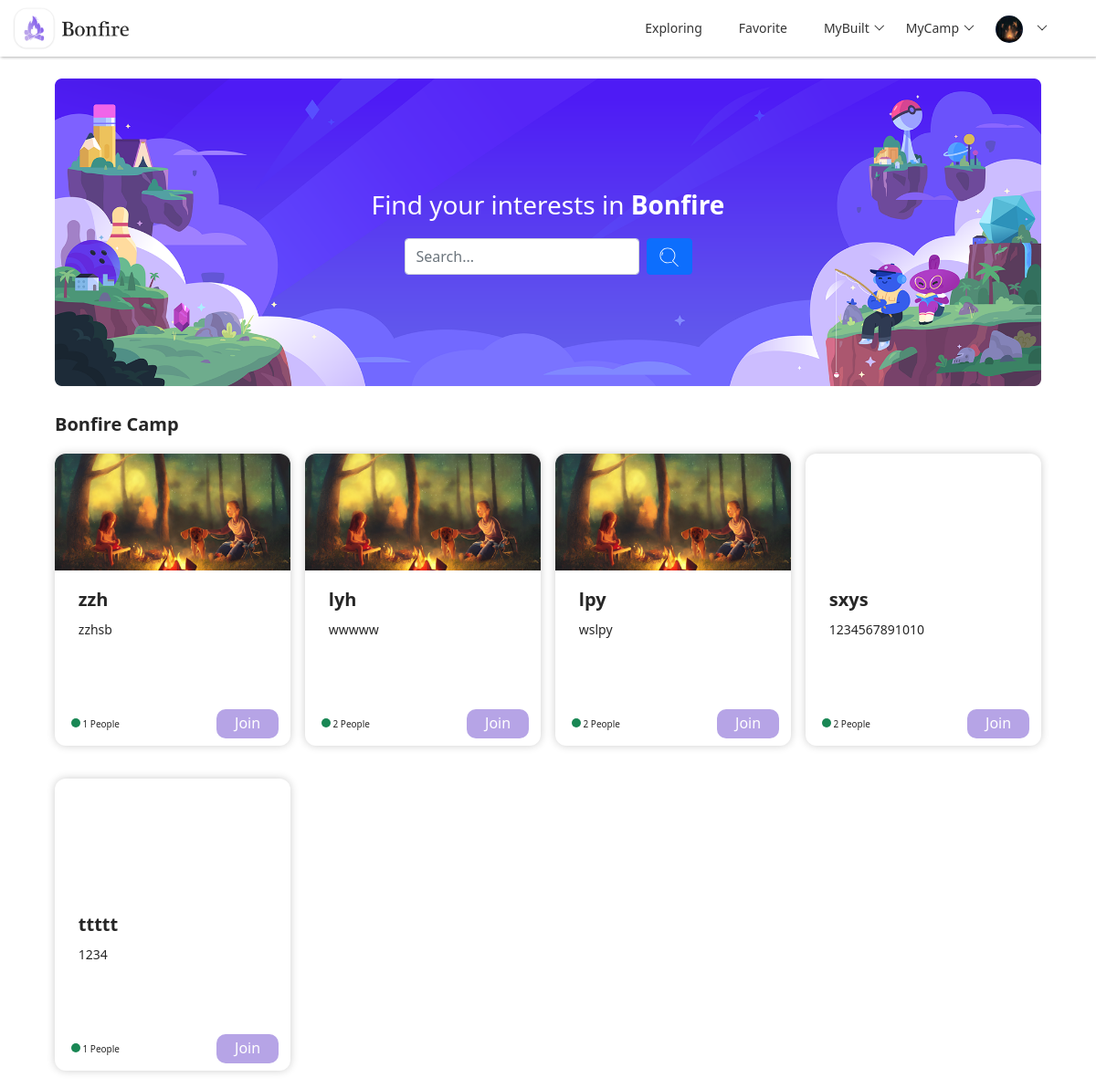
Before: / (signed in) with the older database file.
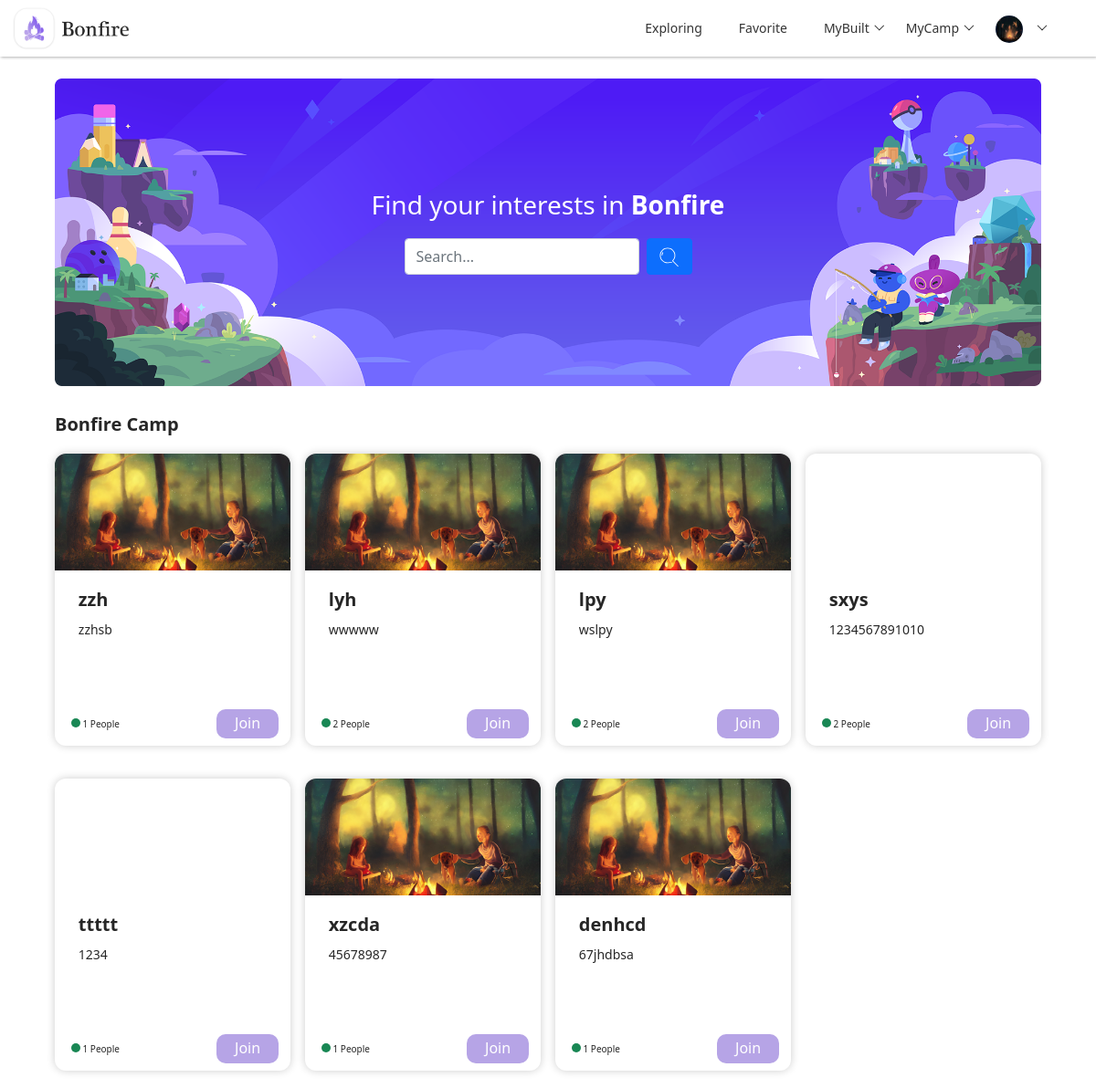
After: the same page with the newer database file.
### models.py (models this page shows)
class UserModel(db.Model):
    __tablename__ = "user"
    id = db.Column(db.Integer, primary_key=True, autoincrement=True)
    username = db.Column(db.String(200), nullable=False, unique=False)
    email = db.Column(db.String(100), nullable=False, unique=False)
    password = db.Column(db.String(200), nullable=False)
    avatar = db.Column(db.String(200), nullable=False, default="default.png")
    gender = db.Column(db.String(10), nullable=True)
    birthday = db.Column(db.DateTime, nullable=True)
    description = db.Column(db.String(200), nullable=True)
    join_time = db.Column(db.DateTime, default=datetime.now)

class CampModel(db.Model):
    __tablename__ = "camp"
    id = db.Column(db.Integer, primary_key=True, autoincrement=True)
    name = db.Column(db.String(100), nullable=False, unique=False)
    description = db.Column(db.String(200), nullable=True)
    background = db.Column(db.String(200), nullable=True, default="default_camp.png")
    create_time = db.Column(db.DateTime, default=datetime.now)

### blueprints/index.py (the view)
class Index(Resource):
    def get(self):
        camps = CampModel.query.all()
        camp_user = CampUserModel.query.all()
        users_in_camp = {}
        for camp in camps:
            users_in_camp[camp.id] = 0
        for user in camp_user:
            users_in_camp[user.camp_id] += 1
        print(users_in_camp)
        camps_list = []
        camps_dict = {}
        for camp in camps:
            camps_dict["camp_id"] = camp.id
            camps_dict["camp_name"] = camp.name
            camps_dict["camp_description"] = camp.description
            camps_dict["camp_background"] = camp.background
            camps_dict["users_num"] = users_in_camp[camp.id]
            camps_list.append(camps_dict)
            camps_dict = {}
        camp_builders = get_all_camp_builder()
        camp_joins = get_all_camp_join()
        return render_template("index.html", camps=camps_list, camp_builders=camp_builders, camp_joins=camp_joins)

### app.py (called while the page is built)
@app.before_request
def before_request():
    user_id = session.get("user_id")
    if user_id:
        try:
            user = UserModel.query.get(user_id)
            g.user = user
        except:
            g.user = None

@app.context_processor
def context_processor():
    if hasattr(g, "user"):
        return {"user": g.user}
    else:
        return {}

### blueprints/index.py (called while the page is built)
@api.representation('text/html')
def output_html(data, code, headers=None):
    if isinstance(data, str):
        resp = Response(data)
        return resp
    else:
        return Response(json.dumps(data), mimetype='application/json')

### controller.py (called while the page is built)
def get_all_camp_builder():
    user_id = session.get("user_id")
    if user_id:
        camp_user = CampUserModel.query.filter_by(user_id=user_id, identity="Builder").all()
        camps = []
        camp_dict = {}
        for camp in camp_user:
            camp_dict["camp_id"] = camp.camp_id
            camp = CampModel.query.filter_by(id=camp.camp_id).first()
            camp_dict["camp_name"] = camp.name
            camps.append(camp_dict)
            camp_dict = {}
        return camps
    else:
        return {}

def get_all_camp_join():
    user_id = session.get("user_id")
    if user_id:
        camp_user = CampUserModel.query.filter_by(user_id=user_id).filter(CampUserModel.identity.in_(["Admin", "Member"])).all()
        camps = []
        camp_dict = {}
        for camp in camp_user:
            camp_dict["camp_id"] = camp.camp_id
            camp = CampModel.query.filter_by(id=camp.camp_id).first()
            camp_dict["camp_name"] = camp.name
            camps.append(camp_dict)
            camp_dict = {}
        return camps
    else:
        return {}

### templates/index.html (shortened to what this page needs)
{% extends "components/index_navi.html" %}
{% block head %}
    <link rel="stylesheet" href="{{ url_for('static', filename='css/index.css') }}">
{% endblock %}
{% block body %}
    <div class="box-container">
        <div class="head-container">
            <img class="head-pho" src="{{ url_for('static', filename='images/container_pho.png') }}">
            <div class="head-wrapper">
                <h3 style="margin-bottom: 20px; color: white">Find your interests in <b>Bonfire</b></h3>
                <form class="d-flex" id="search-bar" method="get" action="{{ url_for("index.index") }}">
                    <input class="form-control me-2 add-input" type="search" placeholder="Search..." name="todos">
                    <button class="btn btn-primary" type="submit" id="search-btn">
                    </button>
                </form>
            </div>
        </div>
        <div class="container-content">
            <h3 class="container-content-title">
                Bonfire Camp
            </h3>
            <div class="item-container">
                {% for camp in camps %}
                    <div class="item">
                        {% if camp["camp_background"] == "default_camp.png" %}
                            <div class="item-photo" style="background-image: url('../static/images/default_camp.png');"></div>
                        {% else %}
                            <div class="item-photo" style="background-image: url('../static/upload/background/{{ camp["camp_background"] }}');"></div>
                        {% endif %}
                        <div class="item-content">
                            <h4 class="item-content-title">
                                {{ camp["camp_name"] }}
                            </h4>
                            <p class="item-content-des">
                                {{ camp["camp_description"] }}
                            </p>
                        </div>
                        <div class="item-info">
                            <div class="item-info-people">
                                <div class="circle bg-success"></div>
                                <p class="info-people" id="users_num_{{ camp["camp_id"] }}">{{ camp["users_num"] }}</p>
                                <p class="info-people">People</p>
                            </div>
                            <button class="item-info-join" onclick="join_camp({{ camp["camp_id"] }})">
                                Join
                            </button>
                        </div>
                    </div>
                {% endfor %}
            </div>
        </div>
    </div>
{% endblock %}

### templates/components/index_navi.html (shortened to what this page needs)
<!DOCTYPE html>
<html lang="en">
<head>
    <link rel="stylesheet" href="{{ url_for('static', filename='bootstrap/bootstrap@5.1.1.min.css') }}">
    <link rel="stylesheet" href="{{ url_for('static', filename='css/base.css') }}">
    <link rel="stylesheet" href="{{ url_for('static', filename='layui/css/layui.css') }}">
    {% block head %}{% endblock %}
</head>
<body>
<nav class="navbar navbar-expand-md nav-bar fixed-top">
    <img class="justify-content-start navi-logo"
         src={{ url_for("static", filename="images/nav-logo.png") }}>
    <div class="collapse navbar-collapse justify-content-end nav-content" id="collapsibleNavbar">
        <ul class="navbar-nav nav-title layui-nav">
            <li class="layui-nav-item">
                <a href="{{ url_for("index.index") }}">Exploring</a>
            </li>
            <li class="layui-nav-item">
                <a href="{{ url_for("index.index") }}">Favorite</a>
            </li>
            <li class="layui-nav-item">
                <a href="javascript:">MyBuilt</a>
            </li>
            <li class="layui-nav-item">
                <a href="javascript:">MyCamp</a>
            </li>
            <li class="layui-nav-item">
                <a href="javascript:;">
                    {% if user.avatar == "default.png" %}
                        <img src="{{ url_for('static', filename='images/default.png') }}" alt="avatar"
                             class="layui-nav-img" id="navi-logo">
                    {% else %}
                        <img class="layui-nav-img"
                             src="/static/upload/avatar/{{ user.avatar }}"
                             alt="avatar" id="navi-logo">
                    {% endif %}
                </a>
            </li>
        </ul>
    </div>
</nav>
{% block body %}{% endblock %}
</body>
</html>

### static/css/base.css (style rules this page uses)
html { scroll-behavior:smooth; }
* { margin: 0; padding: 0; box-sizing: border-box; }
li { list-style: none }
img { border: 0; vertical-align: middle }
button { cursor: pointer }
a { color: #D6D6D6; text-decoration: none !important; }
p { margin-bottom: unset !important; }
button, input { font-family: Microsoft YaHei, Heiti SC, tahoma, arial, Hiragino Sans GB, "\5B8B\4F53", sans-serif; border: 0; outline: none; }
.navi-logo { height: 46px; margin-left: 10px; }
.nav-bar { box-shadow: 1px 1px 3px rgb(0 0 0 / 30%); backdrop-filter: saturate(180%) blur(20px)!important; z-index: 99!important; }
.nav-content { margin-right: 30px; }
.nav-title a { color: #343434 !important; transition: ease 0.3s; }

### static/css/index.css (style rules this page uses)
.box-container { display: flex; position: absolute; top:46px; width: 100vw; margin-top: 40px; flex-direction: column; align-items: center; }
.head-container { position: relative; width: 90vw; border-radius: 20px; margin-bottom: 20px; }
.head-pho { display: inherit; width: 100%; height: auto; }
.head-wrapper { position: absolute; top: 0; left: 0; bottom: 0; right: 0; display: flex; flex-direction: column; align-items: center; justify-content: center; }
.item-container { display: grid; width: 90vw; grid-gap: 16px; grid-template-columns: repeat(auto-fill, minmax(248px, 1fr)); }
.item { display: flex; position: relative; flex-direction: column; align-items: center; width: 100%; height: 320px; box-shadow: 0 0 10px rgba(0,0,0,0.2); border-radius: 12px; margin-bottom: 20px; transition: ease 0.3s; }
.item-photo { display: inherit; width: 100%; height: 40%; border-radius: 12px 12px 0 0; background-size: cover; }
.item-content { margin-top: 20px; width: 80%; height: 45%; }
.item-content-title { font-size: 20px; font-weight: bold; margin-bottom: 10px; }
.item-content-des { font-size:14px; }
.item-info { display:flex; position: absolute; bottom: 0; height: 15%; width: 90%; align-items: center; justify-content: space-between; }
.circle { display: inline-block; width: 10px; height: 10px; border-radius: 5px; }
.item-info-people { margin-left: 5px; font-size: 10px; }
.info-people { display: inline; }
.item-info-join { padding: 3px 20px; background-color: #b6a4e6; color: white; border-radius: 10px; transition: ease 0.3s; cursor: pointer; }
.container-content-title { font-size: 20px; font-weight: bold; margin-top: 10px; margin-bottom: 20px; }

Changed rows visible on the page:
added CampModel: camp_name "xzcda", camp_description "45678987", users_num "1"
added CampModel: camp_name "denhcd", camp_description "67jhdbsa", users_num "1"
